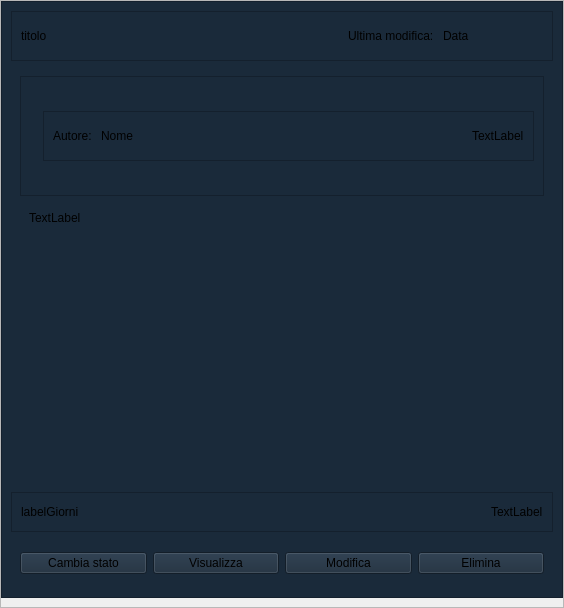
<?xml version="1.0" encoding="UTF-8"?>
<ui version="4.0">
 <class>cardWidget</class>
 <widget class="QWidget" name="cardWidget">
  <property name="geometry">
   <rect>
    <x>0</x>
    <y>0</y>
    <width>564</width>
    <height>608</height>
   </rect>
  </property>
  <property name="minimumSize">
   <size>
    <width>0</width>
    <height>400</height>
   </size>
  </property>
  <property name="maximumSize">
   <size>
    <width>600</width>
    <height>16777215</height>
   </size>
  </property>
  <property name="windowTitle">
   <string>Form</string>
  </property>
  <property name="styleSheet">
   <string notr="true"/>
  </property>
  <layout class="QVBoxLayout" name="verticalLayout_3">
   <property name="spacing">
    <number>0</number>
   </property>
   <property name="leftMargin">
    <number>0</number>
   </property>
   <property name="topMargin">
    <number>0</number>
   </property>
   <property name="rightMargin">
    <number>0</number>
   </property>
   <property name="bottomMargin">
    <number>0</number>
   </property>
   <item>
    <widget class="QFrame" name="frame">
     <property name="frameShape">
      <enum>QFrame::Shape::StyledPanel</enum>
     </property>
     <property name="frameShadow">
      <enum>QFrame::Shadow::Raised</enum>
     </property>
     <layout class="QVBoxLayout" name="verticalLayout_4">
      <property name="leftMargin">
       <number>0</number>
      </property>
      <property name="topMargin">
       <number>0</number>
      </property>
      <property name="rightMargin">
       <number>0</number>
      </property>
      <item>
       <widget class="QFrame" name="frame_2">
        <property name="minimumSize">
         <size>
          <width>0</width>
          <height>100</height>
         </size>
        </property>
        <property name="styleSheet">
         <string notr="true">background-color: #1a2a3a;</string>
        </property>
        <property name="frameShape">
         <enum>QFrame::Shape::StyledPanel</enum>
        </property>
        <property name="frameShadow">
         <enum>QFrame::Shadow::Raised</enum>
        </property>
        <layout class="QVBoxLayout" name="verticalLayout">
         <item>
          <widget class="QFrame" name="frame_4">
           <property name="minimumSize">
            <size>
             <width>0</width>
             <height>50</height>
            </size>
           </property>
           <property name="frameShape">
            <enum>QFrame::Shape::StyledPanel</enum>
           </property>
           <property name="frameShadow">
            <enum>QFrame::Shadow::Raised</enum>
           </property>
           <layout class="QHBoxLayout" name="horizontalLayout_2">
            <item>
             <widget class="QLabel" name="labelTitolo">
              <property name="minimumSize">
               <size>
                <width>300</width>
                <height>0</height>
               </size>
              </property>
              <property name="text">
               <string>titolo</string>
              </property>
             </widget>
            </item>
            <item>
             <spacer name="horizontalSpacer">
              <property name="orientation">
               <enum>Qt::Orientation::Horizontal</enum>
              </property>
              <property name="sizeHint" stdset="0">
               <size>
                <width>553</width>
                <height>20</height>
               </size>
              </property>
             </spacer>
            </item>
            <item>
             <widget class="QLabel" name="label_3">
              <property name="text">
               <string>Ultima modifica: </string>
              </property>
             </widget>
            </item>
            <item>
             <widget class="QLabel" name="labelData">
              <property name="minimumSize">
               <size>
                <width>100</width>
                <height>0</height>
               </size>
              </property>
              <property name="text">
               <string>Data</string>
              </property>
             </widget>
            </item>
           </layout>
          </widget>
         </item>
         <item>
          <widget class="QScrollArea" name="scrollArea">
           <property name="styleSheet">
            <string notr="true">#scrollArea {
border: none;
}</string>
           </property>
           <property name="widgetResizable">
            <bool>true</bool>
           </property>
           <widget class="QWidget" name="scrollAreaWidgetContents">
            <property name="geometry">
             <rect>
              <x>0</x>
              <y>0</y>
              <width>542</width>
              <height>419</height>
             </rect>
            </property>
            <layout class="QVBoxLayout" name="verticalLayout_2">
             <item>
              <widget class="QFrame" name="frame_3">
               <property name="frameShape">
                <enum>QFrame::Shape::StyledPanel</enum>
               </property>
               <property name="frameShadow">
                <enum>QFrame::Shadow::Raised</enum>
               </property>
               <layout class="QHBoxLayout" name="horizontalLayout_6">
                <item>
                 <widget class="QLabel" name="labelImmagine">
                  <property name="minimumSize">
                   <size>
                    <width>0</width>
                    <height>100</height>
                   </size>
                  </property>
                  <property name="text">
                   <string/>
                  </property>
                  <property name="scaledContents">
                   <bool>true</bool>
                  </property>
                 </widget>
                </item>
                <item>
                 <widget class="QFrame" name="frame_5">
                  <property name="maximumSize">
                   <size>
                    <width>16777215</width>
                    <height>50</height>
                   </size>
                  </property>
                  <property name="frameShape">
                   <enum>QFrame::Shape::StyledPanel</enum>
                  </property>
                  <property name="frameShadow">
                   <enum>QFrame::Shadow::Raised</enum>
                  </property>
                  <layout class="QHBoxLayout" name="horizontalLayout_3">
                   <item>
                    <widget class="QLabel" name="label">
                     <property name="text">
                      <string>Autore: </string>
                     </property>
                    </widget>
                   </item>
                   <item>
                    <widget class="QLabel" name="labelNome">
                     <property name="minimumSize">
                      <size>
                       <width>100</width>
                       <height>0</height>
                      </size>
                     </property>
                     <property name="text">
                      <string>Nome</string>
                     </property>
                    </widget>
                   </item>
                   <item>
                    <spacer name="horizontalSpacer_2">
                     <property name="orientation">
                      <enum>Qt::Orientation::Horizontal</enum>
                     </property>
                     <property name="sizeHint" stdset="0">
                      <size>
                       <width>407</width>
                       <height>20</height>
                      </size>
                     </property>
                    </spacer>
                   </item>
                   <item>
                    <widget class="QLabel" name="labelStatus">
                     <property name="text">
                      <string>TextLabel</string>
                     </property>
                    </widget>
                   </item>
                  </layout>
                 </widget>
                </item>
               </layout>
              </widget>
             </item>
             <item>
              <widget class="QFrame" name="frameTesto">
               <property name="minimumSize">
                <size>
                 <width>0</width>
                 <height>20</height>
                </size>
               </property>
               <property name="styleSheet">
                <string notr="true">border: none;</string>
               </property>
               <property name="frameShape">
                <enum>QFrame::Shape::StyledPanel</enum>
               </property>
               <property name="frameShadow">
                <enum>QFrame::Shadow::Raised</enum>
               </property>
               <layout class="QHBoxLayout" name="horizontalLayout_5">
                <item>
                 <widget class="QLabel" name="labelTesto">
                  <property name="text">
                   <string>TextLabel</string>
                  </property>
                  <property name="wordWrap">
                   <bool>true</bool>
                  </property>
                 </widget>
                </item>
               </layout>
              </widget>
             </item>
             <item>
              <spacer name="verticalSpacer">
               <property name="orientation">
                <enum>Qt::Orientation::Vertical</enum>
               </property>
               <property name="sizeHint" stdset="0">
                <size>
                 <width>20</width>
                 <height>40</height>
                </size>
               </property>
              </spacer>
             </item>
            </layout>
           </widget>
          </widget>
         </item>
         <item>
          <widget class="QFrame" name="frameScadenza">
           <property name="frameShape">
            <enum>QFrame::Shape::StyledPanel</enum>
           </property>
           <property name="frameShadow">
            <enum>QFrame::Shadow::Raised</enum>
           </property>
           <layout class="QHBoxLayout" name="horizontalLayout">
            <item>
             <widget class="QLabel" name="labelGiorni">
              <property name="text">
               <string>labelGiorni</string>
              </property>
             </widget>
            </item>
            <item>
             <spacer name="horizontalSpacer_3">
              <property name="orientation">
               <enum>Qt::Orientation::Horizontal</enum>
              </property>
              <property name="sizeHint" stdset="0">
               <size>
                <width>40</width>
                <height>20</height>
               </size>
              </property>
             </spacer>
            </item>
            <item>
             <widget class="QLabel" name="labelScadenza">
              <property name="text">
               <string>TextLabel</string>
              </property>
             </widget>
            </item>
           </layout>
          </widget>
         </item>
         <item>
          <widget class="QFrame" name="frameButtons">
           <property name="minimumSize">
            <size>
             <width>0</width>
             <height>50</height>
            </size>
           </property>
           <property name="maximumSize">
            <size>
             <width>16777215</width>
             <height>50</height>
            </size>
           </property>
           <property name="styleSheet">
            <string notr="true">#frameButtons {
border: null;
}</string>
           </property>
           <property name="frameShape">
            <enum>QFrame::Shape::StyledPanel</enum>
           </property>
           <property name="frameShadow">
            <enum>QFrame::Shadow::Raised</enum>
           </property>
           <layout class="QHBoxLayout" name="horizontalLayout_4">
            <item>
             <widget class="QPushButton" name="buttonCambiaStato">
              <property name="text">
               <string>Cambia stato</string>
              </property>
             </widget>
            </item>
            <item>
             <widget class="QPushButton" name="buttonVisualizza">
              <property name="text">
               <string>Visualizza</string>
              </property>
             </widget>
            </item>
            <item>
             <widget class="QPushButton" name="buttonModifica">
              <property name="text">
               <string>Modifica</string>
              </property>
             </widget>
            </item>
            <item>
             <widget class="QPushButton" name="buttonElimina">
              <property name="text">
               <string>Elimina</string>
              </property>
             </widget>
            </item>
           </layout>
          </widget>
         </item>
        </layout>
       </widget>
      </item>
     </layout>
    </widget>
   </item>
  </layout>
 </widget>
 <resources/>
 <connections/>
</ui>
